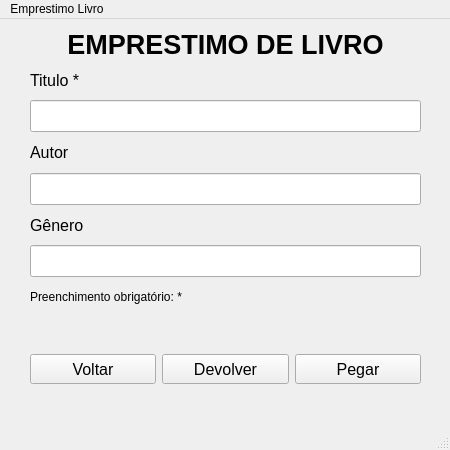
<?xml version="1.0" encoding="UTF-8"?>
<ui version="4.0">
 <class>MainWindow</class>
 <widget class="QMainWindow" name="MainWindow">
  <property name="geometry">
   <rect>
    <x>0</x>
    <y>0</y>
    <width>450</width>
    <height>450</height>
   </rect>
  </property>
  <property name="windowTitle">
   <string>MainWindow</string>
  </property>
  <widget class="QWidget" name="centralwidget">
   <widget class="QWidget" name="horizontalLayoutWidget">
    <property name="geometry">
     <rect>
      <x>30</x>
      <y>320</y>
      <width>391</width>
      <height>61</height>
     </rect>
    </property>
    <layout class="QHBoxLayout" name="horizontalLayout">
     <item>
      <widget class="QPushButton" name="botao_voltar">
       <property name="maximumSize">
        <size>
         <width>160</width>
         <height>30</height>
        </size>
       </property>
       <property name="font">
        <font>
         <pointsize>12</pointsize>
        </font>
       </property>
       <property name="text">
        <string>Voltar</string>
       </property>
      </widget>
     </item>
     <item>
      <widget class="QPushButton" name="botao_devolver">
       <property name="maximumSize">
        <size>
         <width>160</width>
         <height>30</height>
        </size>
       </property>
       <property name="font">
        <font>
         <pointsize>12</pointsize>
        </font>
       </property>
       <property name="text">
        <string>Devolver</string>
       </property>
      </widget>
     </item>
     <item>
      <widget class="QPushButton" name="botao_pegar">
       <property name="maximumSize">
        <size>
         <width>160</width>
         <height>30</height>
        </size>
       </property>
       <property name="font">
        <font>
         <pointsize>12</pointsize>
        </font>
       </property>
       <property name="text">
        <string>Pegar</string>
       </property>
      </widget>
     </item>
    </layout>
   </widget>
   <widget class="QWidget" name="verticalLayoutWidget">
    <property name="geometry">
     <rect>
      <x>30</x>
      <y>10</y>
      <width>391</width>
      <height>301</height>
     </rect>
    </property>
    <layout class="QVBoxLayout" name="verticalLayout">
     <item>
      <widget class="QLabel" name="label_5">
       <property name="font">
        <font>
         <pointsize>20</pointsize>
         <weight>75</weight>
         <bold>true</bold>
        </font>
       </property>
       <property name="mouseTracking">
        <bool>false</bool>
       </property>
       <property name="autoFillBackground">
        <bool>false</bool>
       </property>
       <property name="frameShadow">
        <enum>QFrame::Plain</enum>
       </property>
       <property name="text">
        <string>EMPRESTIMO DE LIVRO</string>
       </property>
       <property name="alignment">
        <set>Qt::AlignCenter</set>
       </property>
      </widget>
     </item>
     <item>
      <widget class="QLabel" name="label">
       <property name="font">
        <font>
         <pointsize>12</pointsize>
         <weight>50</weight>
         <italic>false</italic>
         <bold>false</bold>
         <underline>false</underline>
         <strikeout>false</strikeout>
         <kerning>true</kerning>
        </font>
       </property>
       <property name="layoutDirection">
        <enum>Qt::LeftToRight</enum>
       </property>
       <property name="text">
        <string>Titulo *</string>
       </property>
      </widget>
     </item>
     <item>
      <widget class="QLineEdit" name="titulo">
       <property name="enabled">
        <bool>true</bool>
       </property>
       <property name="font">
        <font>
         <pointsize>15</pointsize>
        </font>
       </property>
      </widget>
     </item>
     <item>
      <widget class="QLabel" name="label_2">
       <property name="font">
        <font>
         <pointsize>12</pointsize>
         <weight>50</weight>
         <italic>false</italic>
         <bold>false</bold>
        </font>
       </property>
       <property name="layoutDirection">
        <enum>Qt::LeftToRight</enum>
       </property>
       <property name="text">
        <string>Autor </string>
       </property>
      </widget>
     </item>
     <item>
      <widget class="QLineEdit" name="autor">
       <property name="font">
        <font>
         <pointsize>15</pointsize>
        </font>
       </property>
       <property name="text">
        <string/>
       </property>
      </widget>
     </item>
     <item>
      <widget class="QLabel" name="label_3">
       <property name="font">
        <font>
         <pointsize>12</pointsize>
         <weight>50</weight>
         <italic>false</italic>
         <bold>false</bold>
        </font>
       </property>
       <property name="layoutDirection">
        <enum>Qt::LeftToRight</enum>
       </property>
       <property name="text">
        <string>Gênero</string>
       </property>
      </widget>
     </item>
     <item>
      <widget class="QLineEdit" name="genero">
       <property name="font">
        <font>
         <pointsize>15</pointsize>
        </font>
       </property>
       <property name="placeholderText">
        <string/>
       </property>
      </widget>
     </item>
     <item>
      <widget class="QLabel" name="label_4">
       <property name="text">
        <string>Preenchimento obrigatório: *</string>
       </property>
      </widget>
     </item>
     <item>
      <widget class="QLabel" name="label_error">
       <property name="maximumSize">
        <size>
         <width>16777215</width>
         <height>13</height>
        </size>
       </property>
       <property name="text">
        <string/>
       </property>
      </widget>
     </item>
    </layout>
   </widget>
  </widget>
  <widget class="QMenuBar" name="menubar">
   <property name="geometry">
    <rect>
     <x>0</x>
     <y>0</y>
     <width>450</width>
     <height>21</height>
    </rect>
   </property>
   <widget class="QMenu" name="menuEmprestimo_Livro">
    <property name="title">
     <string>Emprestimo Livro</string>
    </property>
   </widget>
   <addaction name="menuEmprestimo_Livro"/>
  </widget>
  <widget class="QStatusBar" name="statusbar"/>
 </widget>
 <resources/>
 <connections/>
</ui>
